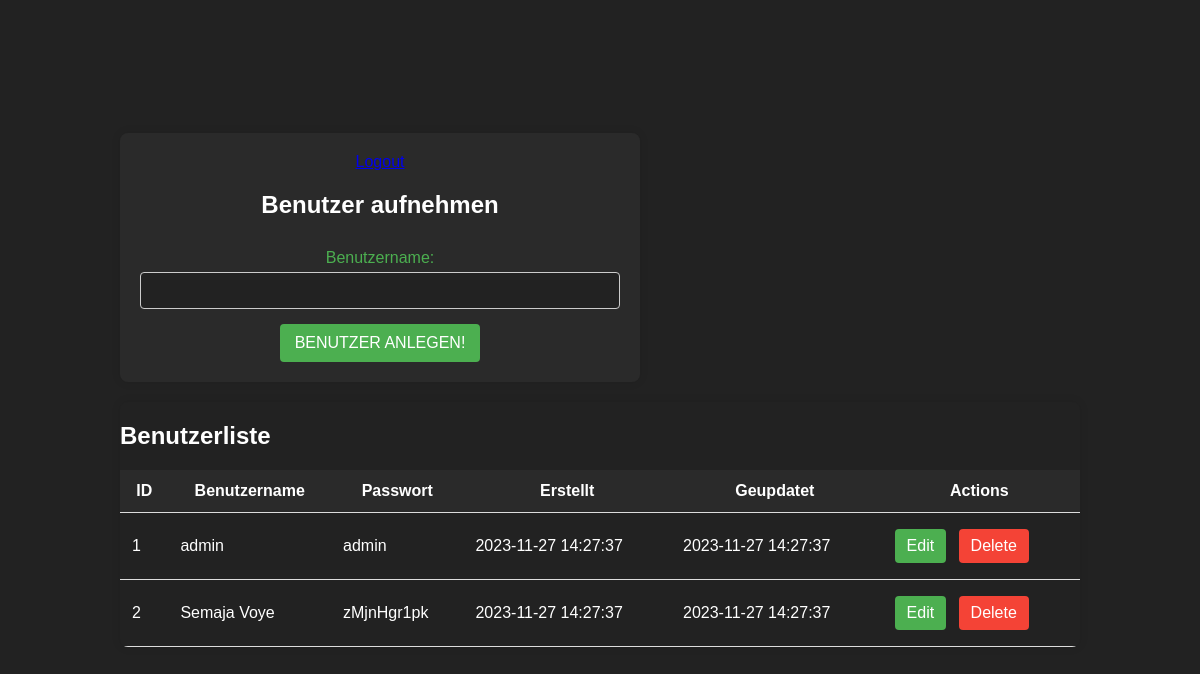
The page /admin.php (signed in) on the database as committed earlier.
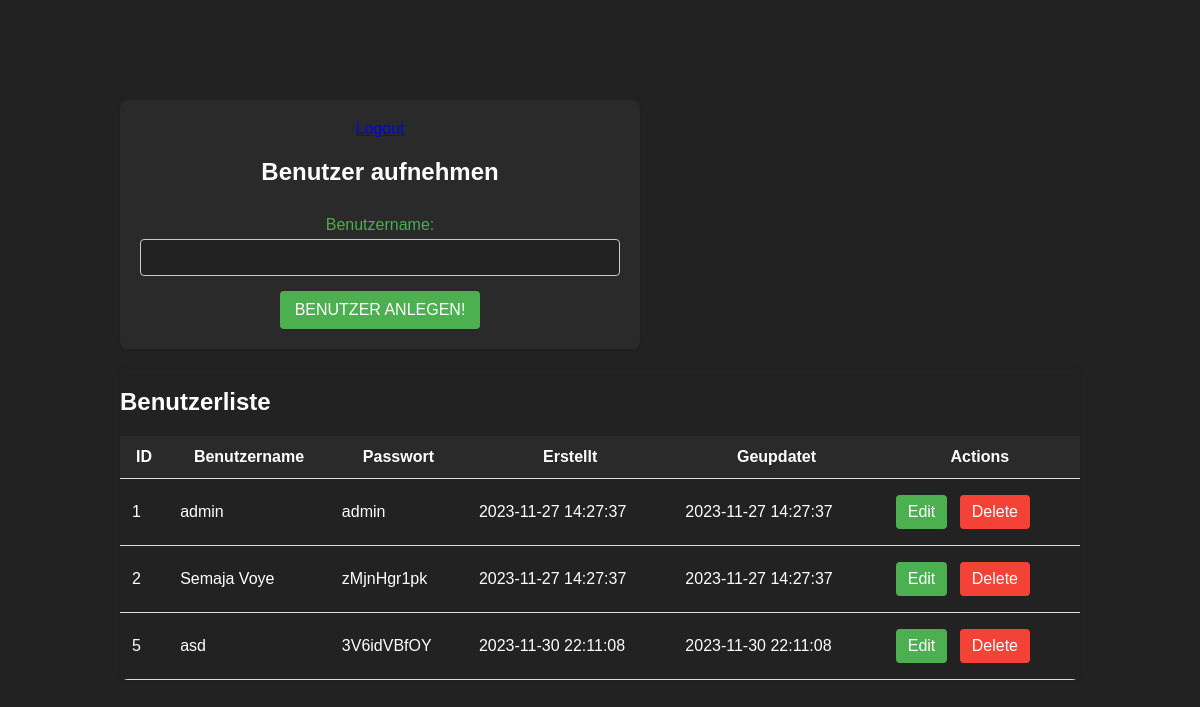
The same page on the database as committed later.
### tables this page shows
CREATE TABLE `users` (
  `id` int(11) NOT NULL,
  `username` varchar(255) NOT NULL,
  `passwort` varchar(255) NOT NULL,
  `created_at` timestamp NOT NULL DEFAULT current_timestamp(),
  `updated_at` timestamp NOT NULL DEFAULT current_timestamp() ON UPDATE current_timestamp()
);

### admin.php (the view, shortened to what this page needs)
<?php
require_once 'db.php';
?>
<!DOCTYPE html>
<html lang="de">
<head>
    <link rel="stylesheet" href="css/admin.css">
    <link rel="stylesheet" href="css/var.css">
</head>
<body>
    <div class="cont">
        <div class="register-container">
            <a href="logout.php">Logout</a>
            <h2>Benutzer aufnehmen</h2>
            <form action="" method="post">
                <label for="username">Benutzername:</label>
                <input type="text" id="username" name="username" required>
                <button type="submit">BENUTZER ANLEGEN!</button>
            </form>
        </div>
        <div class="userstable">
            <h2>Benutzerliste</h2>
            <table>
                <tr>
                    <th>ID</th>
                    <th>Benutzername</th>
                    <th>Passwort</th>
                    <th>Erstellt</th>
                    <th>Geupdatet</th>
                    <th>Actions</th>
                </tr>
                <?php
                $sql = "SELECT * FROM users";
                $result = $conn->query($sql);
                if ($result->num_rows > 0) {
                    while ($row = $result->fetch_assoc()) {
                        echo "<tr>
                    <td>" . $row["id"] . "</td>
                    <td>" . $row["username"] . "</td>
                    <td>" . $row["passwort"] . "</td>
                    <td>" . $row["created_at"] . "</td>
                    <td>" . $row["updated_at"] . "</td>
                    <td>
                        <button class='edit-button' data-username='" . $row["username"] . "' data-password='" . $row["passwort"] . "'>Edit</button>
                        <button class='delete-button' data-username='" . $row["username"] . "'>Delete</button>
                    </td>
                </tr>";
                    }
                } else {
                    echo "<tr><td colspan='6'>Keine Benutzer gefunden</td></tr>";
                }
                ?>
            </table>
        </div>
    </div>
</body>
</html>

### css/admin.css (style rules this page uses)
body { font-family: Arial, sans-serif; background-color: var(--background-color); margin: 0; display: flex; justify-content: center; align-items: center; height: 100vh; }
.register-container { width: 40vw; background-color: var(--background-color-bright); border-radius: 8px; box-shadow: 0 0 10px var(--shadow-color); padding: 20px; text-align: center; color: var(--text-color); }
h2 { color: var(--text-color); }
form { display: flex; flex-direction: column; align-items: center; }
label { margin-top: 10px; color: var(--secondary-color); }
input { width: 100%; background-color: var(--background-color); padding: 10px; margin-top: 5px; margin-bottom: 15px; box-sizing: border-box; border: 1px solid var(--border-color); border-radius: 4px; color: var(--text-color); }
button { background-color: var(--secondary-color); color: var(--text-color); padding: 10px 15px; border: none; border-radius: 4px; cursor: pointer; font-size: 16px; }
.userstable { width: 80vw; margin: 20px auto; border-radius: 8px; overflow: hidden; box-shadow: 0 0 10px var(--shadow-color); color: var(--text-color); }
.userstable table { width: 100%; border-collapse: collapse; }
.userstable th, .userstable td { padding: 12px; border-bottom: 1px solid #ddd; }
.userstable th { background-color: var(--background-color-bright); }
.userstable .edit-button, .userstable .delete-button { padding: 8px 12px; margin: 4px; cursor: pointer; }
.userstable button.edit-button { background-color: #4CAF50; color: white; border: none; }
.userstable button.delete-button { background-color: #f44336; color: white; border: none; }

### css/var.css (style rules this page uses)
:root { --red: #f00; --background-color: #222; --background-color-bright: #2a2a2a; --text-color: #fff; --polizei-logo: #0026ff; --secondary-color: #4CAF50; --accent-color: #3498db; --border-color: #ccc; --shadow-color: rgba(0, 0, 0, 0.1); --hover-color: #45a049; --placeholder-color: #bbb; }

Rows that differ between the two databases and show on the page:
added users: id "5", username "asd", passwort "3V6idVBfOY", created_at "2023-11-30 22:11:08", updated_at "2023-11-30 22:11:08"
